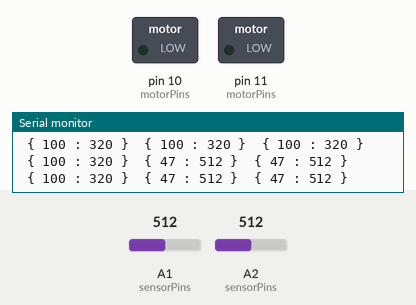
Simulated run of this sketch. Board: Arduino Nano, built with avr-gcc and run on an emulated ATmega328P. On the bench: switched loads named in the sketch (green lamp = pin HIGH), the last lines printed to the serial monitor. The test bench sets the inputs (shaded band); at power-on: A1 (sensorPins) = 512, A2 (sensorPins) = 512. Pins used as bus, display or sensor lines are not drawn.

Above: at 2.8 s.
2.9 s: A1 (sensorPins) set to 559
At 4.1 s:
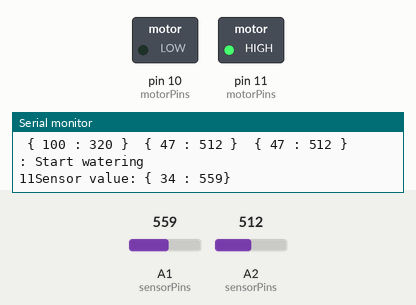
7.1 s: A2 (sensorPins) set to 533
9.2 s: A2 (sensorPins) set to 547
At 10.6 s:
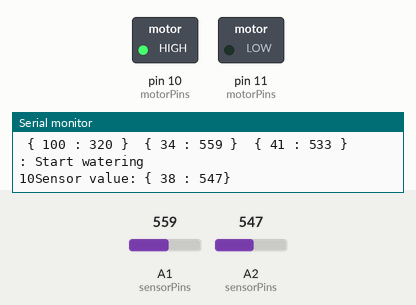
Timing chart, 0 to 14.5 s (numbered marks = the images above; inputs shaded):
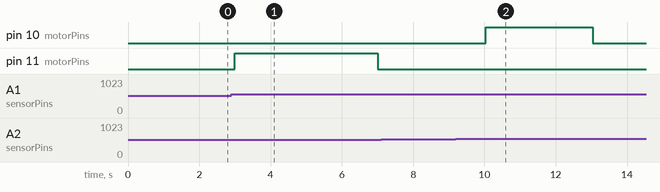

Measured:
- the behaviour switches between 540 and 541 on A1 (sensorPins) (found by bisection; images 0 and 1)
- the behaviour switches between 540 and 541 on A2 (sensorPins) (found by bisection; images 1 and 2)
- after the input at 2.9 s, pin 11 (motorPins): LOW → HIGH after 0.10 s, → LOW 4.0 s later
- after the input at 9.2 s, pin 10 (motorPins): LOW → HIGH after 0.83 s, → LOW 3.0 s later

The sketch:

WateringSystem.ino
```cpp
/* #define KITCHEN */
/* #define LIVING_ROOM_BIG_WINDOW */
#define LIVING_ROOM_CENTER

#include "FlowerPot.hpp"
#include "Sensor.hpp"

constexpr size_t hwSupportedPotNum = 6;

#if defined KITCHEN

constexpr size_t numPots = 4;

constexpr unsigned moistureRawMax = 400;
constexpr unsigned moistureRawMin = 990;

#elif defined LIVING_ROOM_BIG_WINDOW

constexpr size_t numPots = 6;

constexpr unsigned moistureRawMax = 320;
constexpr unsigned moistureRawMin = 687;

#elif defined LIVING_ROOM_CENTER

constexpr size_t numPots = 3;

constexpr unsigned moistureRawMax = 320;
constexpr unsigned moistureRawMin = 687;

#endif

// Sensors
constexpr uint8_t sensorPowerPin = 13;
constexpr unsigned moistureThreshold = 40;

constexpr uint8_t sensorPins[] = {A0, A1, A2, A3, A6, A7};
ResistiveMoistureSensor sensors[numPots];

// Flower pots
constexpr uint8_t motorPins[] = {12, 11, 10, 9, 8, 7};
FlowerPot pots[numPots];

void setup()
{
  ASSERT(numPots <= hwSupportedPotNum, "HW supported pot number exceeded");
  Serial.begin(9600);
  double alpha = 1;

  for (size_t i{0}; i < numPots; ++i)
  {
    sensors[i] = {
      .dataPin = sensorPins[i],
      .powerPin = sensorPowerPin,
      .minSensorRange = moistureRawMin,
      .maxSensorRange = moistureRawMax,
      .triggerThresholdPercent = moistureThreshold,
      .invertTrigger = false,
      .filterAplha = alpha
    };
  }

  // Flowers left to right
#if defined KITCHEN

  alpha = 1;

  pots[0] = {
    &sensors[0],
    motorPins[0],
    60,
    6
    };

  pots[1] = {
    &sensors[1],
    motorPins[1],
    60,
    4
    };

  pots[2] = {
    &sensors[2],
    motorPins[2],
    60,
    4
    };

  pots[3] = {
    &sensors[3],
    motorPins[3],
    60,
    4
    };

#elif defined LIVING_ROOM_BIG_WINDOW

  alpha = 1;

  //Left-most plant
  pots[0] = {
    &sensors[0],
    motorPins[0],
    100,
    6
    };

  pots[1] = {
    &sensors[1],
    motorPins[1],
    50,
    4
    };

  pots[2] = {
    &sensors[2],
    motorPins[2],
    50,
    4
    };

    pots[3] = {
    &sensors[3],
    motorPins[3],
    55,
    3
    };

    pots[4] = {
    &sensors[4],
    motorPins[4],
    100,
    4
    };

    pots[5] = {
    &sensors[5],
    motorPins[5],
    55,
    4
    };

#elif defined LIVING_ROOM_CENTER

  alpha = 1;

  //Left-most plant
  pots[1] = {
    &sensors[1],
    motorPins[1],
    100,
    4
    };

  pots[2] = {
    &sensors[2],
    motorPins[2],
    100,
    3
    };

#endif
}

constexpr unsigned long sensorPrintTimeout = FlowerPot::m_idleWaittimeMs;
unsigned long lastSensorPrintTime = millis() - sensorPrintTimeout;

void loop()
{
  for (size_t i{0}; i < numPots; ++i)
  {
    pots[i].update();

    if (millis() - lastSensorPrintTime > sensorPrintTimeout)
    {
      lastSensorPrintTime = millis();

      for (size_t i{0}; i < numPots; ++i)
      {
        Serial.print(" { ");
        Serial.print(sensors[i].getPercentageValue());
        Serial.print(" : ");
        Serial.print(sensors[i].getRawValue());
        Serial.print(" } ");
      }
      Serial.println("");
    }
  }
}
```

CommonUtil.hpp
```cpp
#ifndef COMMON_UTIL
#define COMMON_UTIL

constexpr unsigned long msFromSec(unsigned const sec) { return sec * 1000; }
constexpr uint32_t msFromMin(uint32_t const min) { return min * 60 * 1000; }

#define ASSERT(cond, text)                      \
  do                                            \
  {                                             \
    if (!(cond))                                \
    {                                           \
      Serial.print(F("ASSERT: "));              \
      Serial.print(__func__);                   \
      Serial.print(": ");                       \
      Serial.println(F(text));                  \
      while (true) {};                          \
    }                                           \
  } while (0)

#endif
```

Filter.hpp
```cpp
#ifndef FILTER
#define FILTER

#include "CommonUtil.hpp"

template <typename T>
class LowPassFilter
{
public:
  LowPassFilter() :
    m_alpha{}
  {}

  LowPassFilter(double alpha, double startVal) :
    m_alpha{alpha},
    m_filterValue{startVal}
  {
    ASSERT(0 < alpha && alpha <= 1, "Alpha must be within: 0 < a <= 1 ");
    m_initialized = true;
  }

  bool isInitialized() const
  {
    return m_initialized;
  }

  T filter(T value)
  {
    ASSERT(isInitialized(), "Filter not initialized!");

    m_filterValue = m_alpha * static_cast<double>(value) + (1 - m_alpha) * m_filterValue;
    return static_cast<T>(m_filterValue);
  }

  T getValue() const
  {
    ASSERT(isInitialized(), "Filter not initialized!");
    return m_filterValue;
  }

  private:
  double m_alpha;
  double m_filterValue{0};
  bool m_initialized{false};
};

#endif
```

FlowerPot.hpp
```cpp
#ifndef FLOWER_POT
#define FLOWER_POT

#include "Sensor.hpp"

#include "CommonUtil.hpp"

#include <stdint.h>

class FlowerPot {
public:

  // Minimum amount of time between watering. If sensor triggers more
  // often than this, something is most likely wrong.
  static constexpr unsigned long m_minWaterInterval = msFromMin(30);

   // how long to wait between checking moisture level when idle
#if defined KITCHEN
  static constexpr float m_idleWaittimeMs = msFromMin(1);
#else
  static constexpr float m_idleWaittimeMs = 1000;
#endif

  // how long to wait between updates when active
  static constexpr float m_activeWaittimeMs = 100;

  // Soft pwm dutycycle length
  static constexpr unsigned m_dutyCycleLenUs = 1000;

  enum class State
  {
    // Initial state, changed to IDLE once initialized
    UNINITIALIZED,
    // Reading moisture at a slow interval, waiting for it to reach the threshold.
    // Once the threshold is reached, the pot is watered in a blocking way.
    IDLE,
    // Waiting after watering is complete to let the water soak the soil.
    WAITING,
    // The moisture sensor triggered too often, likely due to a broken sensor.
    MIN_WATER_INTERVAL_ERROR
  };

  FlowerPot() :
    m_pSensor{nullptr},
    m_motorPin{},
    m_motorSpeed{},
    m_wateringTimeMs{},
    m_waitTimeAfterWateringMs{}
  {}

  FlowerPot(ISensor* pSensor,
            uint8_t motorPin,
            uint8_t motorSpeed,
            uint8_t wateringTime_sek,
            uint8_t waitTimeAfterWatering_min = 10) :
    m_pSensor{pSensor},
    m_motorPin{motorPin},
    m_motorSpeed{motorSpeed},
    m_wateringTimeMs{msFromSec(wateringTime_sek)},
    m_waitTimeAfterWateringMs{msFromMin(waitTimeAfterWatering_min)}
  {
    ASSERT(pSensor != nullptr, "pSensor may not be null");
    ASSERT(wateringTime_sek != 0, "Watering time may not be 0");

    pinMode(m_motorPin, OUTPUT);
    digitalWrite(m_motorPin, LOW);

    m_state = State::IDLE;
  }

  bool isInitialized() const
  {
    return m_state != State::UNINITIALIZED;
  }

  State update()
  {
    if (!isInitialized())
      return State::UNINITIALIZED;

    // Limit speed of updates
    if (millis() - m_lastUpdateTimeMs < m_idleWaittimeMs)
    {
      return m_state;
    }
    else if  (millis() - m_lastUpdateTimeMs < m_activeWaittimeMs)
    {
      return m_state;
    }
    m_lastUpdateTimeMs = millis();

    m_pSensor->sample();
    switch (m_state)
    {
      case State::IDLE:
        m_state = IdleState();
        break;
      case State::WAITING:
        m_state = waitingState();
      default:
        break;
    }

    return m_state;
  }

  void runMotor(unsigned long timeMs, uint8_t motorSpeed) const
  {
    if (motorSpeed == 100)
    {
      digitalWrite(m_motorPin, HIGH);
      delay(timeMs);
      digitalWrite(m_motorPin, LOW);
    }
    else
    {
      uint16_t on_time = (static_cast<double>(motorSpeed) / 100) * m_dutyCycleLenUs;
      uint16_t off_time = m_dutyCycleLenUs - on_time;

      // Run the pump using software PWM for the configured duration
      unsigned long startTime = millis();
      while (millis() - startTime < timeMs)
      {
        digitalWrite(m_motorPin, HIGH);
        delayMicroseconds(on_time);
        digitalWrite(m_motorPin, LOW);
        delayMicroseconds(off_time);
      }
    }
  }

private:

  State IdleState()
  {
    if (m_pSensor->isTriggered())
    {
      if (m_lastWaterTimeMs != 0 && millis() - m_lastWaterTimeMs < m_minWaterInterval)
      {
        Serial.print(m_motorPin);
        Serial.println(F(": Moisture sensor triggered earlier than the expected minimum time between watering, assuming failure..."));

        return State::MIN_WATER_INTERVAL_ERROR;
      }

      Serial.println(F(": Start watering"));

      Serial.print(m_motorPin);
      Serial.print("Sensor value: { ");
      Serial.print(m_pSensor->getPercentageValue());
      Serial.print(" : ");
      Serial.print(m_pSensor->getRawValue());
      Serial.println("}");

      runMotor(m_wateringTimeMs, m_motorSpeed);
      m_lastWaterTimeMs = millis();

      return State::WAITING;
    }
    return State::IDLE;
  }

  State waitingState()
  {
    if (millis() - m_lastWaterTimeMs > m_waitTimeAfterWateringMs)
    {
      Serial.print(m_motorPin);
      Serial.println(F(": Waiting done, transition to state 'IDLE'"));
      return State::IDLE;
    }
      return State::WAITING;
  }

  ISensor* m_pSensor;
  uint8_t m_motorPin;
  uint8_t m_motorSpeed;
  unsigned long m_wateringTimeMs;
  uint32_t m_waitTimeAfterWateringMs{};

  unsigned long m_lastWaterTimeMs{0};
  unsigned long m_lastUpdateTimeMs{0};

  State m_state{State::UNINITIALIZED};
};

#endif
```

Sensor.hpp
```cpp
#ifndef SENSOR
#define SENSOR

#include "Filter.hpp"
#include "CommonUtil.hpp"

class ISensor
{
public:
  ISensor() = default;
  virtual ~ISensor() = default;

  virtual bool isTriggered() const = 0;
  virtual void sample() = 0;

  virtual unsigned getPercentageValue() const = 0;
  virtual unsigned getRawValue() const = 0;

  bool isInitialized() const { return m_initialized; }

protected:
  bool m_initialized{false};
};

class ResistiveMoistureSensor : public ISensor
{
public:
  ResistiveMoistureSensor() :
    m_dataPin{},
    m_powerPin{},
    m_minSensorRange{},
    m_maxSensorRange{},
    m_lowerTriggerThresholdPercent{},
    m_invertTrigger{},
    m_filter{}
  {}

  ResistiveMoistureSensor(uint8_t dataPin,
                          uint8_t powerPin,
                          unsigned minSensorRange,
                          unsigned maxSensorRange,
                          uint8_t lowerTriggerThresholdPercent,
                          bool invertTrigger = false,
                          double filterAlpha = 0.8) :
    m_dataPin{dataPin},
    m_powerPin{powerPin},
    m_minSensorRange{minSensorRange},
    m_maxSensorRange{maxSensorRange},
    m_lowerTriggerThresholdPercent{lowerTriggerThresholdPercent},
    m_invertTrigger{invertTrigger},
    m_filter{filterAlpha, static_cast<double>(maxSensorRange)}
  {
    ASSERT(minSensorRange != maxSensorRange, "The lower and upper sensor range must not be equal");
    ASSERT(lowerTriggerThresholdPercent < 100, "The trigger threshold cannot be larger than, or equal to, 100%");

    pinMode(m_powerPin, OUTPUT);

    // If sensor disconnected, pullup ensures that it registers full
    // moisture to avoid motor activating

    // TODO: Capacitive moisture sensor does not work with pullup
#if defined KITCHEN
    digitalWrite(m_powerPin, LOW);
    pinMode(m_dataPin, INPUT);
#else
    digitalWrite(m_powerPin, HIGH);
    pinMode(m_dataPin, INPUT);
#endif

    m_initialized = true;
  }

  void sample() override
  {
    ASSERT(isInitialized(), "Sensor not initialized!");

#if defined KITCHEN
    // Power on sensor
    digitalWrite(m_powerPin, HIGH);
    // Allow power to settle
    delay(100);
    m_filter.filter(analogRead(m_dataPin));

    // Power off sensor
    digitalWrite(m_powerPin, LOW);

#else
    m_filter.filter(analogRead(m_dataPin));
#endif
  }

  bool isTriggered() const override
  {
    ASSERT(isInitialized(), "Sensor not initialized!");
    unsigned sensorValue = getPercentageValue();

    if (m_invertTrigger)
      return sensorValue >= m_lowerTriggerThresholdPercent;
    else
      return sensorValue < m_lowerTriggerThresholdPercent;
  }

  unsigned getPercentageValue() const override
  {
    ASSERT(isInitialized(), "Sensor not initialized!");
    unsigned boundedValue = constrain(m_filter.getValue(),
                                      min(m_minSensorRange, m_maxSensorRange),
                                      max(m_minSensorRange, m_maxSensorRange));

    return map(boundedValue, m_minSensorRange, m_maxSensorRange, 0, 100);
  }

  unsigned getRawValue() const override
  {
    ASSERT(isInitialized(), "Sensor not initialized!");
    return m_filter.getValue();
  }

  void setTriggerThreshold(uint8_t threshold)
  {
    ASSERT(isInitialized(), "Sensor not initialized!");
    m_lowerTriggerThresholdPercent = threshold;
  }

private:

  uint8_t m_dataPin;
  uint8_t m_powerPin;
  unsigned m_minSensorRange;
  unsigned m_maxSensorRange;
  uint8_t m_lowerTriggerThresholdPercent;
  bool m_invertTrigger;
  LowPassFilter<unsigned> m_filter;
};

#endif
```
